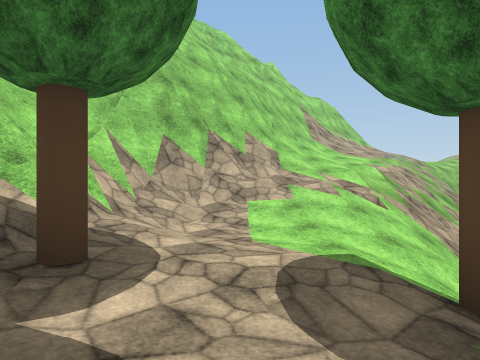
View 1 (above)

20 first-person views from a walk through a 3-D level made in the Unity game engine. The camera is 1.3 m above the floor, looks level and sees 75° across. The floor is counted in squares, 2 m on a side. Each view is taken from the middle of a square. On the plan, view 1 faces up. The plan holds only what a view shows up to about 10 squares ahead; the rest is blank. The place goes on beyond the plan. Some trees and plants on the terrain are drawn as simple stand-ins. The player is left out. Some animated figures are not drawn. Surface patterns are stand-ins for the level's own textures.

View 2
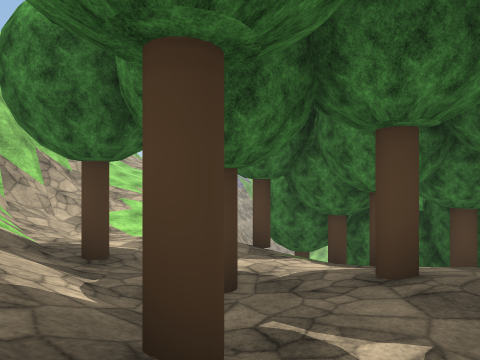

View 3
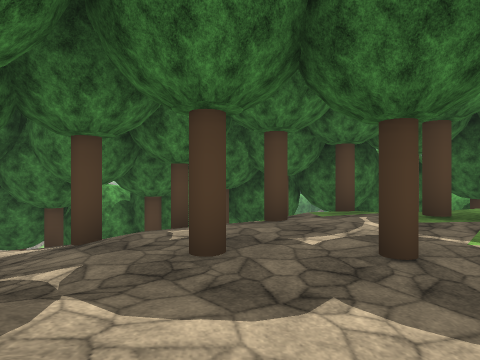

View 4
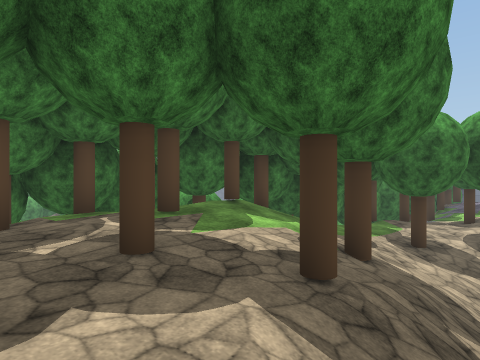

View 5
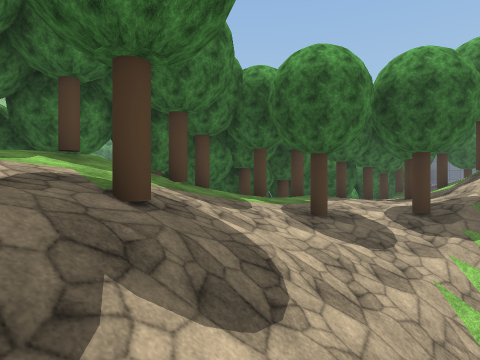

View 6
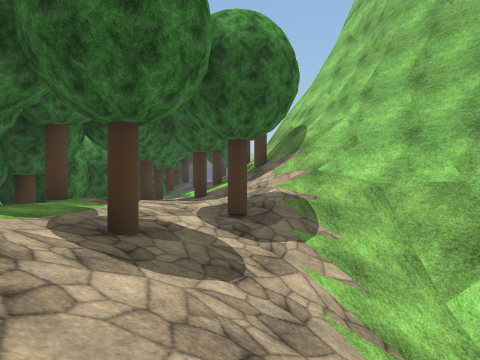

View 7
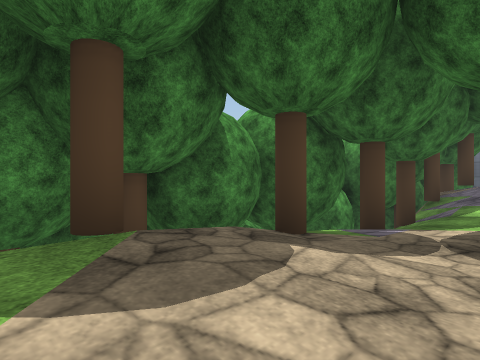

View 8
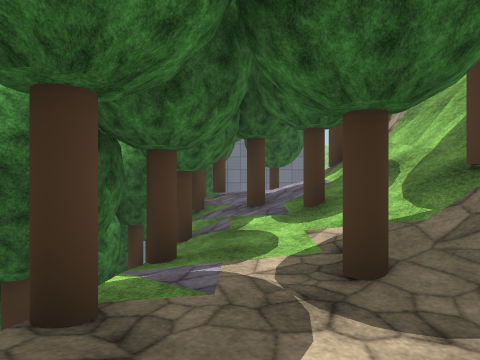

View 9
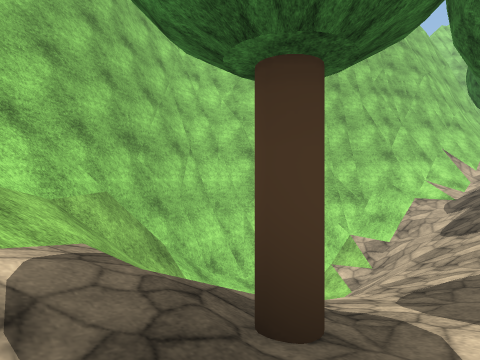

View 10
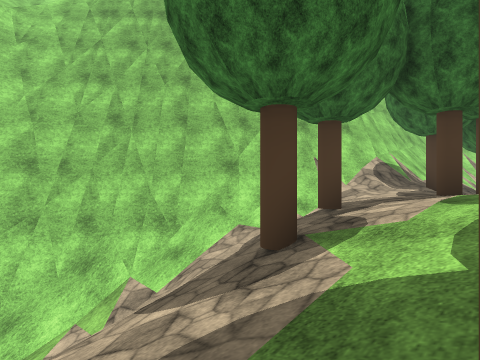

View 11
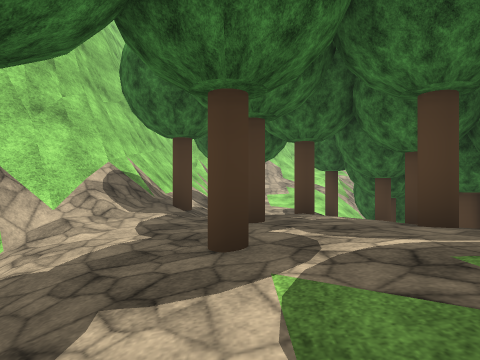

View 12
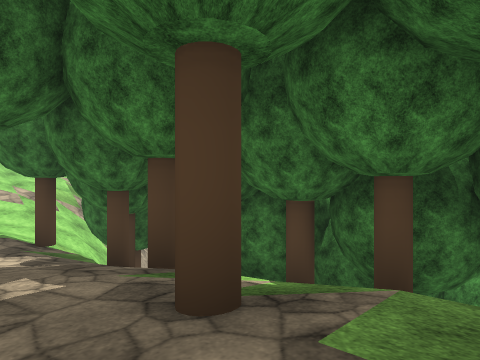

View 13
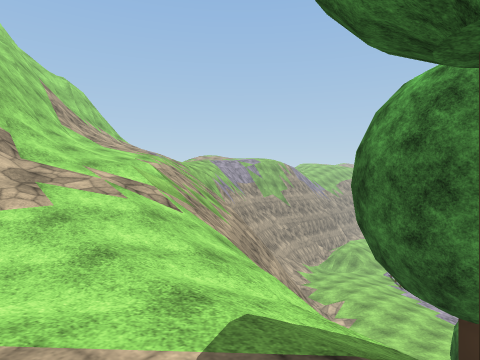

View 14
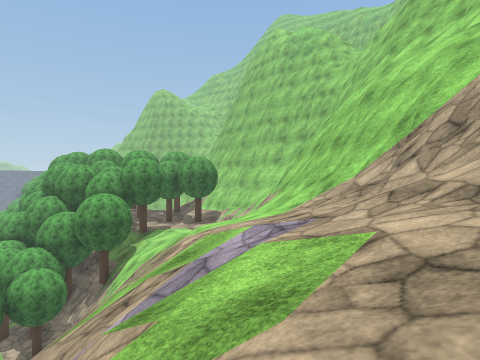

View 15
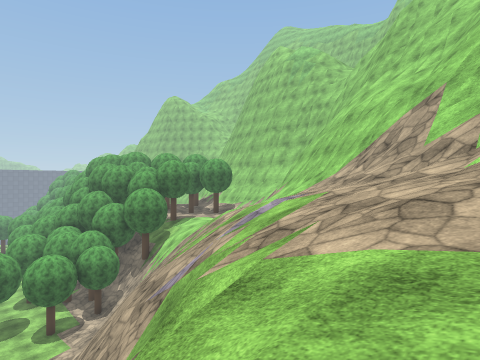

View 16
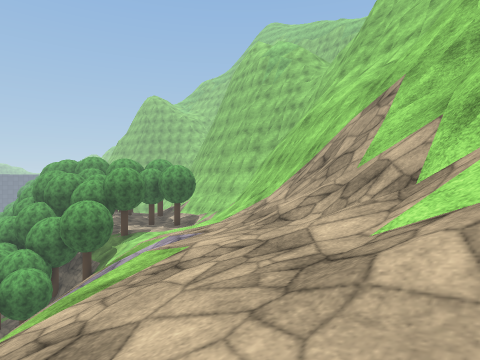

View 17
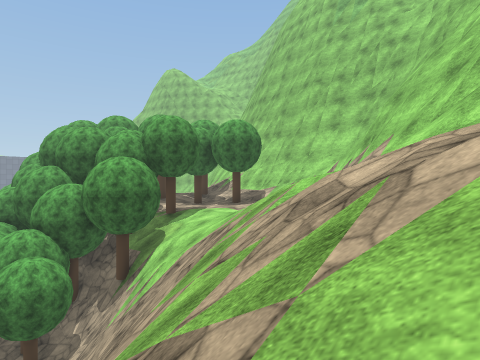

View 18
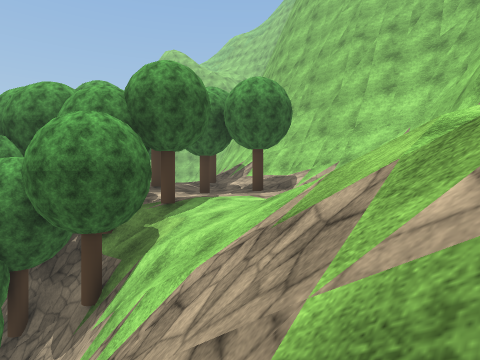

View 19
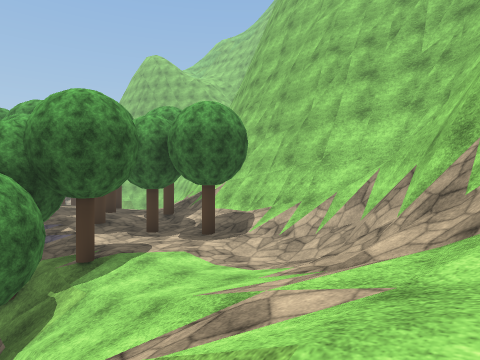

View 20
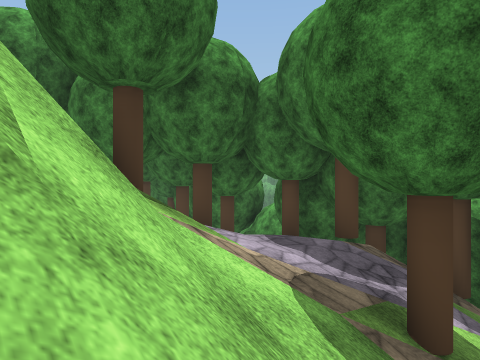

### Floor plan
Key: @ floor where view 1 was taken; # wall or solid block; . main floor; : floor 0.5 m higher than the main floor; - floor 0.5 m lower than the main floor; + floor 0.75 m higher than the main floor; _ floor 0.75 m lower than the main floor; * floor 1.25 m higher than the main floor; < floor 1.25 m lower than the main floor; ( floor 1.5 m lower than the main floor; % floor 3.25 m higher than the main floor; ! floor 4.5 m lower than the main floor; ? floor 8 m lower than the main floor; / step, stairs or slope; = window, fence, low wall or low ledge; v drop or lower ground; T tree; O other object.
Columns run from 7 left of view 1 to 12 right of it. Each row starts with its distance up from view 1.
 18            ###//////
 17            #==/////
 16           ##///////
 15           ##/////vv
 14          ##/////vv
 13         ###/%///vv
 12         ##//////vv
 11        ##///////vv
 10        ##//////vv
  9       ##///////
  8    ####///////##
  7    #/##//////v
  6    #/#/.:///v#
  5    #///..//v##
  4    ##//..//v#
  3    ##/.../TT#
  2    ##/T..TT##T
  1    #=/..-/T##T
  0    #//T@.TTT#?O
 -1   ##/T:T./TT#
 -2   ##/+:+:T T#
 -3   #/::T++: T#
 -4  ##//:T+T/TT#T
 -5  ##//:+++TTT
 -6 ##///T++T TT
 -7 ##///T/+* TT
 -8 #///////TTT
 -9 #//////T/TTT
-10 #/!///// T
-11 #//////_TT#
-12 #=///T_T T
-13 ##///(__ T
-14 ##//T<__TT
-15 ##=//<__TT
-16  #=//T<TTT
-17  ##T//</T#
-18  ###//<TT#O
-19    #/T<T
-20    #//TT#T
-21    #T//TT
-22   ##/.-TT#
-23   #=///TT
-24   =//T/TT
-25   /  //TT

Where each view was taken, in squares from view 1:
view 1: 0 up, 0 right, facing up
view 2: 2 down, 3 left, facing up-right
view 3: 3 down, 4 left, facing right
view 4: 3 down, 4 left, facing down-right
view 5: 6 down, 5 left, facing down-right
view 6: 8 down, 3 left, facing down
view 7: 13 down, 2 left, facing down-right
view 8: 14 down, 1 left, facing down
view 9: 15 down, 2 left, facing up-left
view 10: 10 down, 0 right, facing up-left
view 11: 7 down, 1 left, facing up
view 12: 5 down, 0 right, facing up-right
view 13: 2 up, 0 right, facing up-right
view 14: 16 up, 9 right, facing down-left
view 15: 18 up, 12 right, facing down-left
view 16: 18 up, 9 right, facing down-left
view 17: 12 up, 8 right, facing down-left
view 18: 9 up, 6 right, facing down-left
view 19: 9 up, 4 right, facing down-left
view 20: 25 down, 5 left, facing up-right
